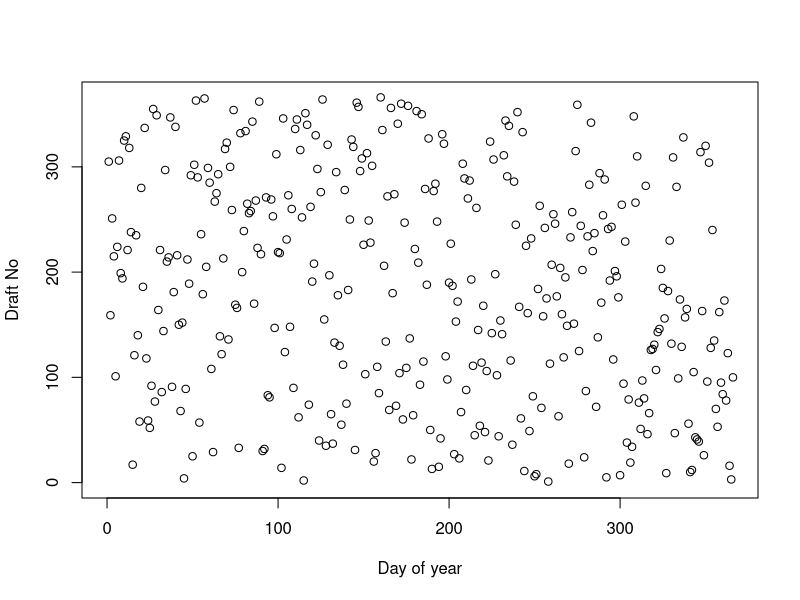
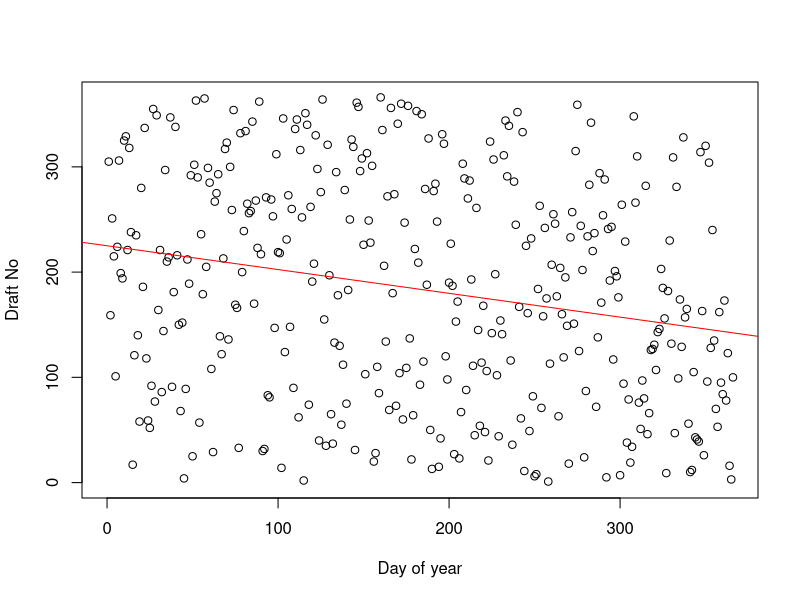
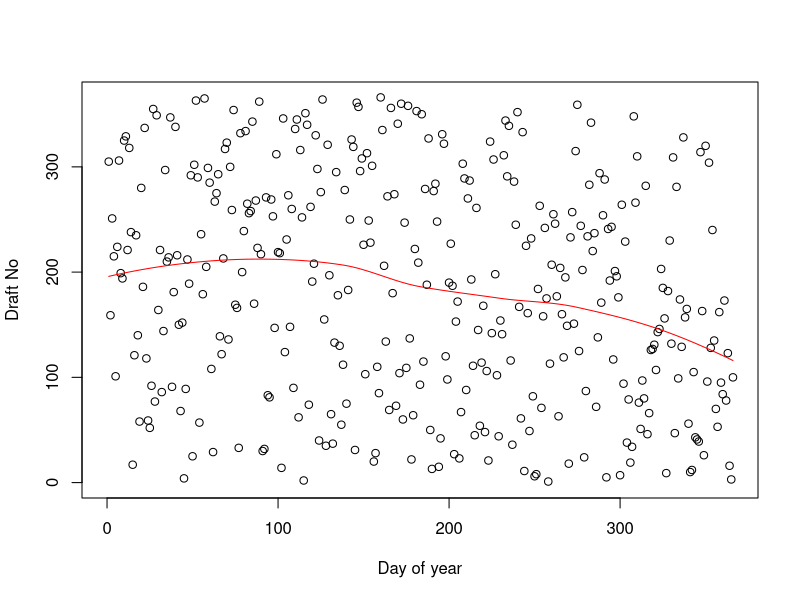

These charts were generated, in order, by the following R code: (Note: this script raises an error after producing the figures.)
## ---- chunk 1
knitr::opts_chunk$set(echo = TRUE)
## ---- chunk 2
#1.1
data=read.csv("lottery.csv", header = TRUE, sep = ";")
summary(data)
plot(data$Day_of_year, data$Draft_No, xlim = c(0, 366), ylim = c(0, 366), xlab = "Day of year", ylab = "Draft No")
## ---- chunk 3
#1.2
model=lm(Draft_No ~ Day_of_year , data=data)
summary(model)
plot(data$Day_of_year, data$Draft_No, xlim = c(0, 366), ylim = c(0, 366), xlab = "Day of year", ylab = "Draft No")
abline(model, col="red")

model2=loess(Draft_No ~ Day_of_year , data=data)
summary(model2)
plot(data$Day_of_year, data$Draft_No, xlim = c(0, 366), ylim = c(0, 366), xlab = "Day of year", ylab = "Draft No")
lines(data$Day_of_year, model2$fitted, col="red")

## ---- chunk 4
#1.3
S = sum(abs(model2$fitted-mean(data$Draft_No)))
B=2000
S_boot=rep(NA, B)
for (b in 1:B){
  data_boot=data[sample(1:nrow(data), replace = TRUE),]
  model_boot=loess(Draft_No ~ Day_of_year , data=data_boot)
  S_boot[b]=sum(abs(model_boot$fitted-mean(data_boot$Draft_No)))
}
p_value=mean(S_boot>S)
S
p_value
## ---- chunk 5
#1.4
#Permutation test:

test_hyp=function(data){
  model=loess(Draft_No ~ Day_of_year , data=data)
  S=sum(abs(model$fitted-mean(data$Draft_No))) #1: T(X) value of statistic from observed data 
  B=2000
  S_boot=rep(NA, B)
  #generate B bootstrap samples without replacement
  for (b in 1:B){
    #2: Create permutations g_1, g_B of group variable {If the number of permutations is too large, sample B randomly without replacement. E.g. generate random permutations and keep only unique ones.}
    data_boot = data
    data_boot$Day_of_year = sample(data$Day_of_year, replace = FALSE) #without replacement
    model_boot=loess(Draft_No ~ Day_of_year , data=data_boot) #fitting the model
    #3: Evaluate test statistic on each permutation
    S_boot[b] = sum(abs(model_boot$fitted-mean(data_boot$Draft_No))) 
    
  }
  p_value=mean(S_boot>=S) #4: Estimate p–value: p^ = #{T(X_gb) >= T(X)}/B
  return(list(S=S, p_value=p_value))
}

test_hyp(data)
## ---- chunk 6
#1.5
#(a)
#i k consecutive dates,

#Create a dataset of the same dimensions as the original data. 
data2=data

#Choose k, out of the 366, dates and assign them the end numbers of the lottery (i.e., they are not legible for the draw).
#===================
k=300
#===================
#Randomize the first 366-k dates
data2$Draft_No[366-k:366]=
model2=loess(Draft_No ~ Day_of_year , data=data2)
plot(data2$Day_of_year, data2$Draft_No, xlim = c(0, 366), ylim = c(0, 366), xlab = "Day of year", ylab = "Draft No")

#ii. as blocks (randomly scattered) of $\lfloor k/3 \rfloor$  consecutive dates (this is of course for $k ≥ 3$, and if k is not divisible by 3, then some blocks can be of length $ \lfloor k/3 \rfloor +1$).

data3=data

get_lotery_numbers_with_chunks <- function(k){
  #k is the number of dates that are not legible for the draw
  # 3 cases : 
  # 1. n_chunks is an integer -> 3 normal chunks
  # 2. n_chunks is not an integer and has a remainder of 1 -> 2 normal chunks and 1 long chunk
  # 3. n_chunks is not an integer and has a remainder of 2 -> 1 normal chunk and 2 long
  
  #Case 1
  if(k%%3 == 0){
    chunk_size = floor(k/3)
    n_chunks = 3
    for (i in 1:n_chunks){
      #Sample n_chunks_normal chunks of length chunk_size
      #random starting point
      start = sample(1:366, 1, replace = TRUE)
      #sample chunk_size consecutive days
      data3$Draft_No[start:start+chunk_size-1] = sample(1:(366-k), chunk_size, replace = TRUE)
    }
    
  }
  
  # chunk_size = floor(k/3)
  # remainder = k%%chunk_size
  # n_chunks_normal = floor(k/chunk_size) - remainder
  # n_chunks_long = remainder
  # for (i in 1:n_chunks_normal){
  # #Sample n_chunks_normal chunks of lenght chunk_size
  # #random starting point
  # start = sample(1:366, 1, replace = TRUE)
  # #sample chunk_size consecutive days
  # data3$Draft_No[start:start+chunk_size-1] = sample(1:(366-k), chunk_size, replace = TRUE)
  # }
  # for (i in 1:n_chunks_long){
  #    #Sample n_chunks_long chunks of lenght chunk_size+1
  #   start = sample(1:366, 1, replace = TRUE)
  #   #sample chunk_size consecutive days
  #   data3$Draft_No[start:start+chunk_size] = sample(1:(366-k), chunk_size+1, replace = TRUE)
  # }
  # data3$Draft_No[n_chunks_normal*chunk_size+n_chunks_long*(chunk_size+1):366] = sample(1:(366-k), 366-k, replace = TRUE)

}



model3=loess(Draft_No ~ Day_of_year , data=data3)
plot(data3$Day_of_year, data3$Draft_No, xlim = c(0, 366), ylim = c(0, 366), xlab = "Day of year", ylab = "Draft No")
## ---- chunk 7
#(b)

S=sum(abs(model2$fitted-mean(data2$Draft_No)))
B=2000
S_boot=rep(NA, B)
for (b in 1:B){
  data_boot=data2[sample(1:nrow(data2), replace = TRUE),]
  model_boot=loess(Draft_No ~ Day_of_year , data=data_boot)
  S_boot[b]=sum(abs(model_boot$fitted-mean(data_boot$Draft_No)))
}
p_value=sum(S_boot>S)/B
p_value

## ---- chunk 8
#(c)

